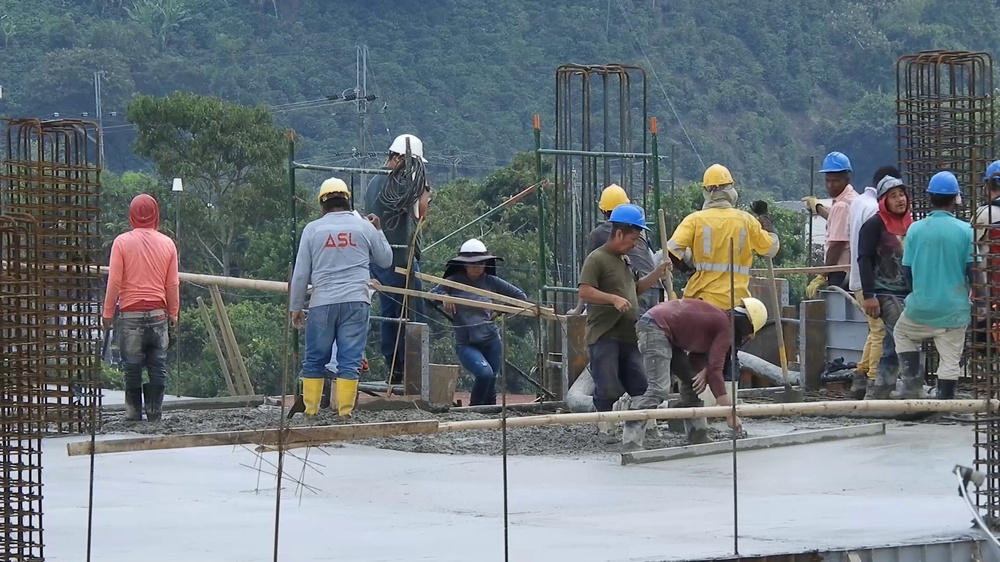
#> input picture tests/fixtures/sample.jpg, 1000 x 562 px, shrunk from 3840 x 2160 before the run
$ python enhancement.py ../tests/fixtures/sample.jpg
#> lines starting #> are read from the running program, lines starting #| are printed output that depends on the picture
#> in _cli, img is the input picture: shape (562, 1000, 3); mean B, G, R 124, 118.7, 109.5
"""Image enhancement: CLAHE on LAB color space + optional bilateral denoise."""
from __future__ import annotations

import sys
from pathlib import Path

import cv2
import numpy as np

_CLAHE = cv2.createCLAHE(clipLimit=2.0, tileGridSize=(8, 8))


def enhance(frame: np.ndarray, denoise: bool = False) -> np.ndarray:
    """Apply CLAHE on the L channel of LAB; optionally bilateral-filter the output.

    Handles harsh outdoor lighting, dust, and glare on construction sites.
    """
#> called with denoise = True
    if frame is None or frame.size == 0:
        return frame

    lab = cv2.cvtColor(frame, cv2.COLOR_BGR2LAB)
#> lab: shape (562, 1000, 3); mean of channels 0, 1, 2 124.2, 126.2, 124.2
    l, a, b = cv2.split(lab)
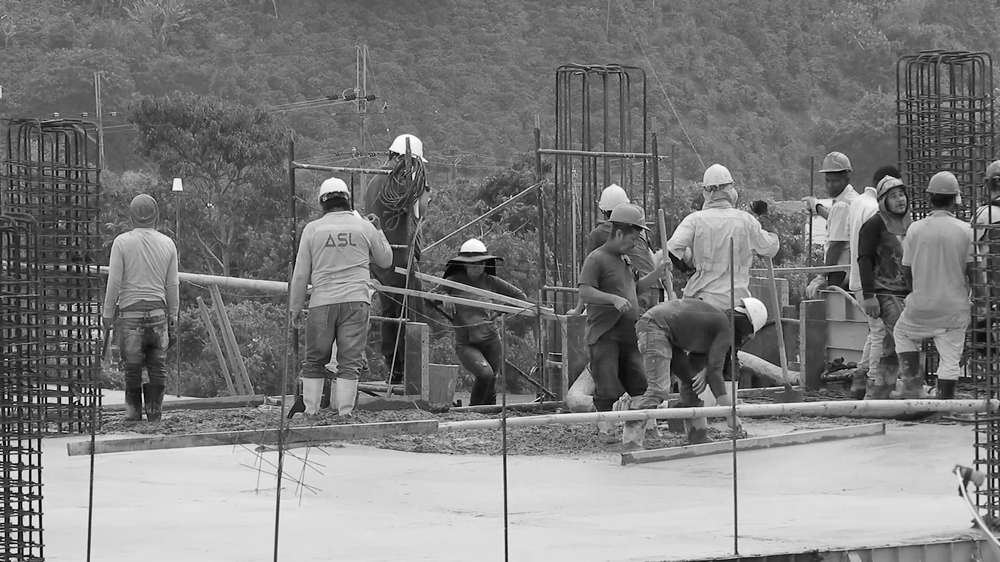
#> l: shape (562, 1000); min 0, max 254, mean 124.2
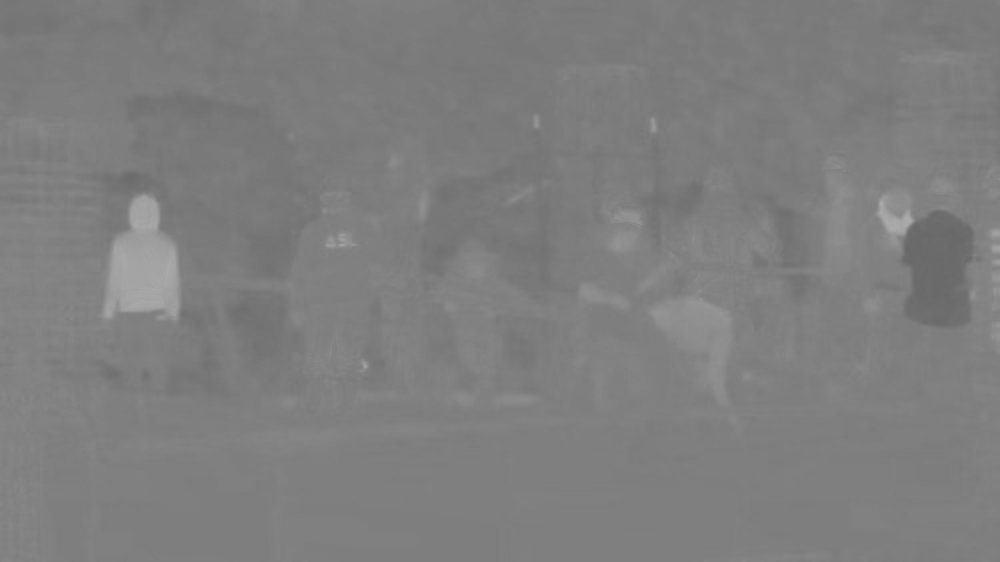
#> a: shape (562, 1000); min 103, max 172, mean 126.2
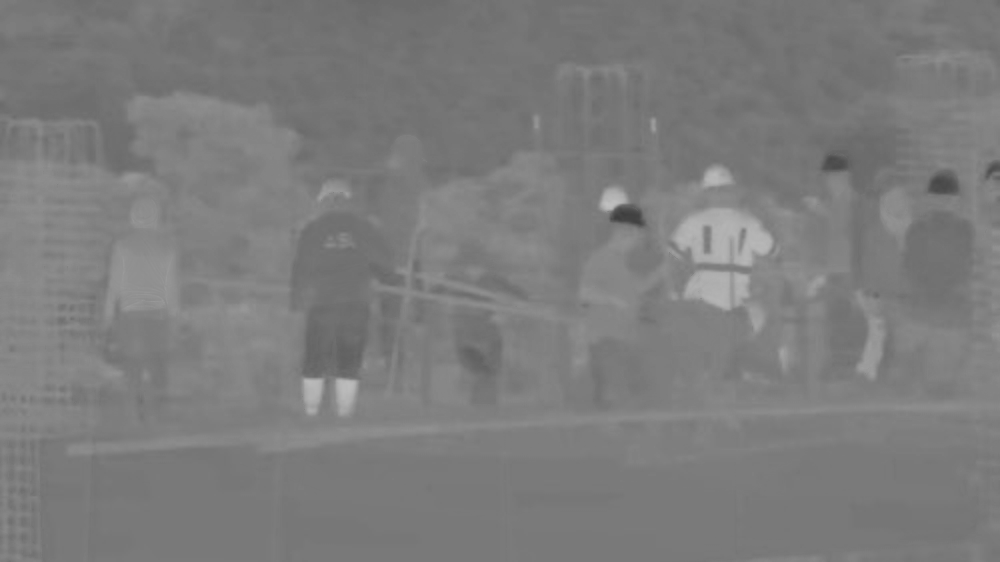
#> b: shape (562, 1000); min 62, max 192, mean 124.2
    l = _CLAHE.apply(l)
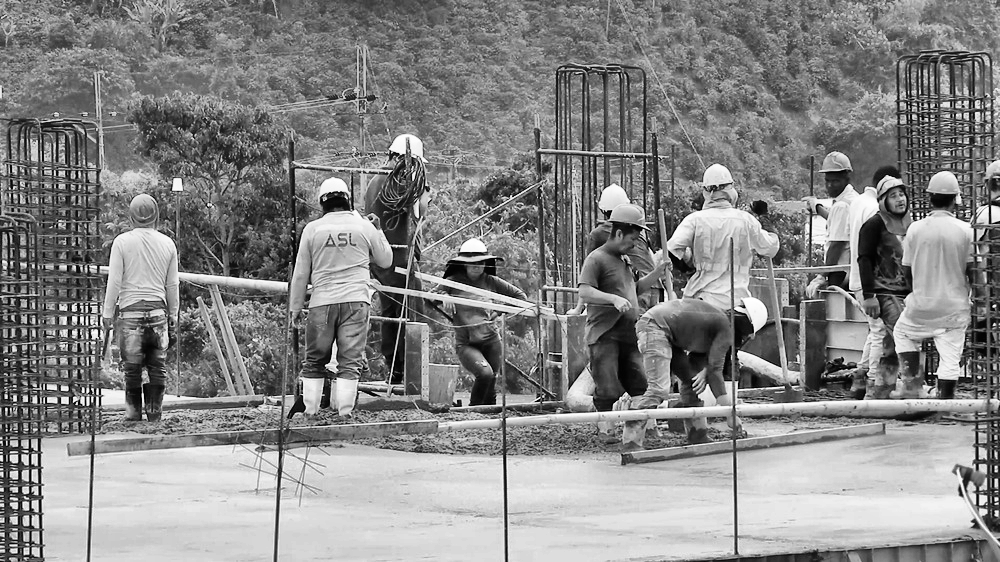
#> l: shape (562, 1000); min 0, max 255, mean 135.1
    out = cv2.cvtColor(cv2.merge((l, a, b)), cv2.COLOR_LAB2BGR)
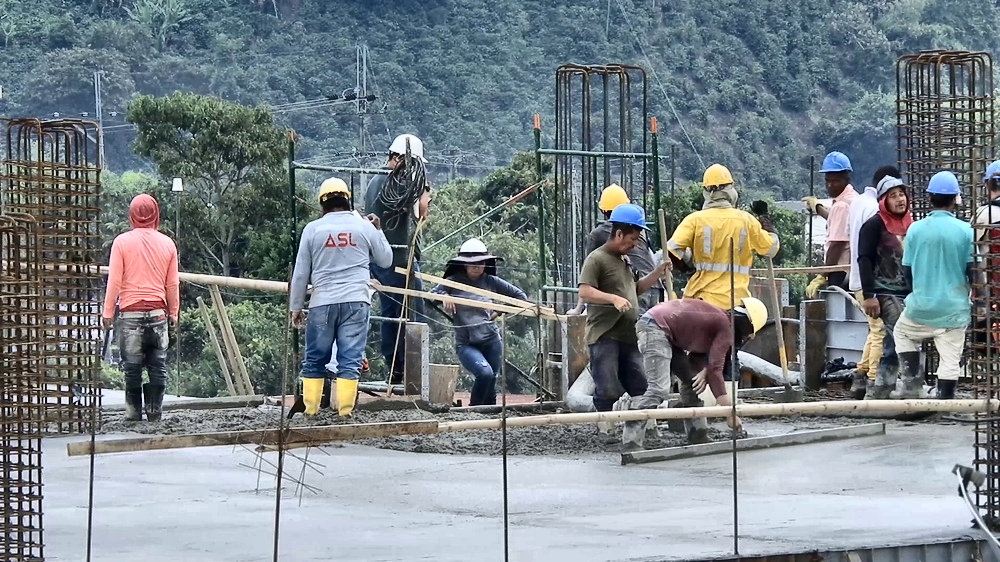
#> out: shape (562, 1000, 3); mean B, G, R 135.4, 130.4, 121

    if denoise:
        out = cv2.bilateralFilter(out, d=9, sigmaColor=75, sigmaSpace=75)
    return out


def _cli(path: str) -> None:
    src = Path(path)
    img = cv2.imread(str(src))
    if img is None:
        raise FileNotFoundError(path)
    out = enhance(img, denoise=True)
    dst = src.with_name(f"{src.stem}_enhanced{src.suffix}")
    cv2.imwrite(str(dst), out)
    print(f"wrote {dst}")


if __name__ == "__main__":
    if len(sys.argv) != 2:
        print("usage: python -m cv_pipeline.enhancement <image_path>", file=sys.stderr)
        sys.exit(1)
    _cli(sys.argv[1])
